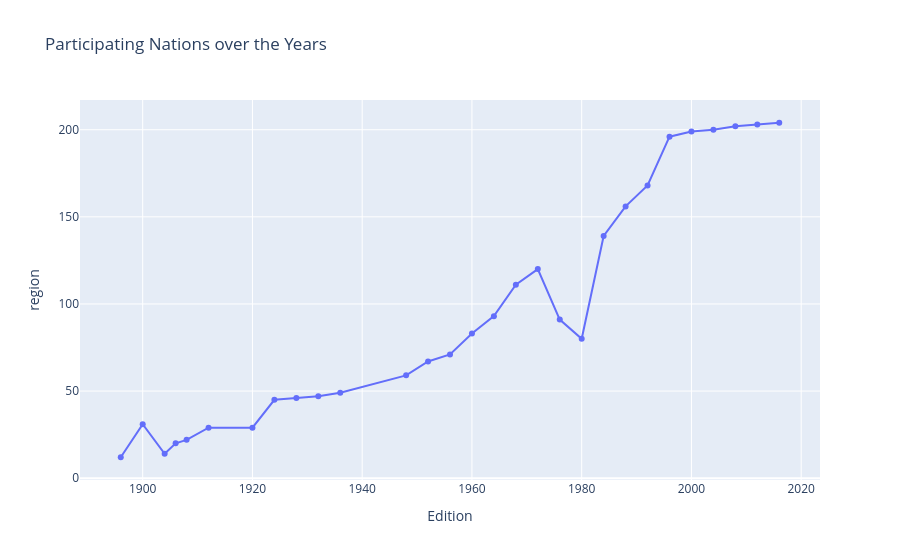

Write notebook code for a chart like this one.
### Code cell
def data_over_time(df, col):
    result = (
        df.drop_duplicates(['Year', col])['Year']
        .value_counts()
        .reset_index()
        .sort_values('Year')
    )
    result.columns = ['Edition', col]
    return result

nations_over_time = data_over_time(df, 'region')
fig = px.line(nations_over_time, x='Edition', y='region',
              title='Participating Nations over the Years',
              markers=True)
fig.show()

### Figure 1 — Plotly figure (JSON) as saved in the notebook; plotly's stock layout.template omitted (floating-point values rounded to 4 significant figures)
{"data": [{"hovertemplate": "Edition=%{x}<br>region=%{y}<extra></extra>", "legendgroup": "", "line": {"color": "#636efa", "dash": "solid"}, "marker": {"symbol": "circle"}, "mode": "lines+markers", "name": "", "orientation": "v", "showlegend": false, "type": "scatter", "x": [1896, 1900, 1904, 1906, 1908, 1912, 1920, 1924, 1928, 1932, 1936, 1948, 1952, 1956, 1960, 1964, 1968, 1972, 1976, 1980, 1984, 1988, 1992, 1996, 2000, 2004, 2008, 2012, 2016], "xaxis": "x", "y": [12, 31, 14, 20, 22, 29, 29, 45, 46, 47, 49, 59, 67, 71, 83, 93, 111, 120, 91, 80, 139, 156, 168, 196, 199, 200, 202, 203, 204], "yaxis": "y"}], "layout": {"legend": {"tracegroupgap": 0}, "title": {"text": "Participating Nations over the Years"}, "xaxis": {"anchor": "y", "domain": [0, 1], "title": {"text": "Edition"}}, "yaxis": {"anchor": "x", "domain": [0, 1], "title": {"text": "region"}}}}
